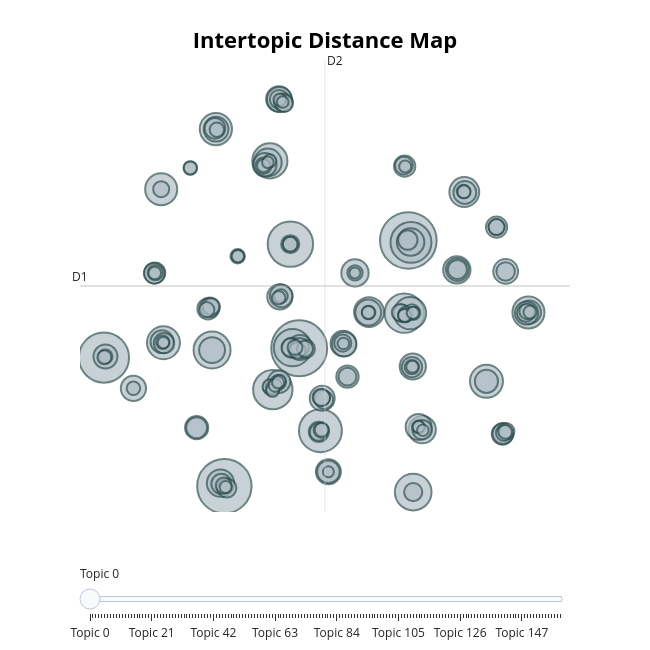

This figure's notebook cell:
### Code cell
bertopic_model.visualize_topics()

### Figure 1 — Plotly figure (JSON) as saved in the notebook; plotly's stock layout.template omitted (floating-point values rounded to 4 significant figures; data arrays with more than 128 entries replaced by an {"elided": "..."} marker saying what was removed)
{"data": [{"customdata": {"elided": "161x3 mixed values"}, "hovertemplate": "<b>Topic %{customdata[0]}</b><br>%{customdata[1]}<br>Size: %{customdata[2]}", "legendgroup": "", "marker": {"color": "#B0BEC5", "size": {"elided": "161 int values"}, "sizemode": "area", "sizeref": 0.1638, "symbol": "circle", "line": {"color": "DarkSlateGrey", "width": 2}}, "mode": "markers", "name": "", "orientation": "v", "showlegend": false, "x": {"elided": "161 float values"}, "xaxis": "x", "y": {"elided": "161 float values"}, "yaxis": "y", "type": "scatter"}], "layout": {"xaxis": {"anchor": "y", "domain": [0.0, 1.0], "title": {"text": ""}, "visible": false, "range": [-12.88, 21.46]}, "yaxis": {"anchor": "x", "domain": [0.0, 1.0], "title": {"text": ""}, "visible": false, "range": [-14.29, 27.98]}, "legend": {"tracegroupgap": 0, "itemsizing": "constant"}, "margin": {"t": 60}, "title": {"font": {"size": 22, "color": "Black"}, "text": "<b>Intertopic Distance Map</b>", "y": 0.95, "x": 0.5, "xanchor": "center", "yanchor": "top"}, "hoverlabel": {"font": {"size": 16, "family": "Rockwell"}, "bgcolor": "white"}, "width": 650, "height": 650, "sliders": [{"active": 0, "pad": {"t": 50}, "steps": [{"args": [{"marker.color": {"elided": "1x161 str values"}}], "label": "Topic 0", "method": "update"}, {"args": [{"marker.color": {"elided": "1x161 str values"}}], "label": "Topic 1", "method": "update"}, {"args": [{"marker.color": {"elided": "1x161 str values"}}], "label": "Topic 2", "method": "update"}, {"args": [{"marker.color": {"elided": "1x161 str values"}}], "label": "Topic 3", "method": "update"}, {"args": [{"marker.color": {"elided": "1x161 str values"}}], "label": "Topic 4", "method": "update"}, {"args": [{"marker.color": {"elided": "1x161 str values"}}], "label": "Topic 5", "method": "update"}, {"args": [{"marker.color": {"elided": "1x161 str values"}}], "label": "Topic 6", "method": "update"}, {"args": [{"marker.color": {"elided": "1x161 str values"}}], "label": "Topic 7", "method": "update"}, {"args": [{"marker.color": {"elided": "1x161 str values"}}], "label": "Topic 8", "method": "update"}, {"args": [{"marker.color": {"elided": "1x161 str values"}}], "label": "Topic 9", "method": "update"}, {"args": [{"marker.color": {"elided": "1x161 str values"}}], "label": "Topic 10", "method": "update"}, {"args": [{"marker.color": {"elided": "1x161 str values"}}], "label": "Topic 11", "method": "update"}, {"args": [{"marker.color": {"elided": "1x161 str values"}}], "label": "Topic 12", "method": "update"}, {"args": [{"marker.color": {"elided": "1x161 str values"}}], "label": "Topic 13", "method": "update"}, {"args": [{"marker.color": {"elided": "1x161 str values"}}], "label": "Topic 14", "method": "update"}, {"args": [{"marker.color": {"elided": "1x161 str values"}}], "label": "Topic 15", "method": "update"}, {"args": [{"marker.color": {"elided": "1x161 str values"}}], "label": "Topic 16", "method": "update"}, {"args": [{"marker.color": {"elided": "1x161 str values"}}], "label": "Topic 17", "method": "update"}, {"args": [{"marker.color": {"elided": "1x161 str values"}}], "label": "Topic 18", "method": "update"}, {"args": [{"marker.color": {"elided": "1x161 str values"}}], "label": "Topic 19", "method": "update"}, {"args": [{"marker.color": {"elided": "1x161 str values"}}], "label": "Topic 20", "method": "update"}, {"args": [{"marker.color": {"elided": "1x161 str values"}}], "label": "Topic 21", "method": "update"}, {"args": [{"marker.color": {"elided": "1x161 str values"}}], "label": "Topic 22", "method": "update"}, {"args": [{"marker.color": {"elided": "1x161 str values"}}], "label": "Topic 23", "method": "update"}, {"args": [{"marker.color": {"elided": "1x161 str values"}}], "label": "Topic 24", "method": "update"}, {"args": [{"marker.color": {"elided": "1x161 str values"}}], "label": "Topic 25", "method": "update"}, {"args": [{"marker.color": {"elided": "1x161 str values"}}], "label": "Topic 26", "method": "update"}, {"args": [{"marker.color": {"elided": "1x161 str values"}}], "label": "Topic 27", "method": "update"}, {"args": [{"marker.color": {"elided": "1x161 str values"}}], "label": "Topic 28", "method": "update"}, {"args": [{"marker.color": {"elided": "1x161 str values"}}], "label": "Topic 29", "method": "update"}, {"args": [{"marker.color": {"elided": "1x161 str values"}}], "label": "Topic 30", "method": "update"}, {"args": [{"marker.color": {"elided": "1x161 str values"}}], "label": "Topic 31", "method": "update"}, {"args": [{"marker.color": {"elided": "1x161 str values"}}], "label": "Topic 32", "method": "update"}, {"args": [{"marker.color": {"elided": "1x161 str values"}}], "label": "Topic 33", "method": "update"}, {"args": [{"marker.color": {"elided": "1x161 str values"}}], "label": "Topic 34", "method": "update"}, {"args": [{"marker.color": {"elided": "1x161 str values"}}], "label": "Topic 35", "method": "update"}, {"args": [{"marker.color": {"elided": "1x161 str values"}}], "label": "Topic 36", "method": "update"}, {"args": [{"marker.color": {"elided": "1x161 str values"}}], "label": "Topic 37", "method": "update"}, {"args": [{"marker.color": {"elided": "1x161 str values"}}], "label": "Topic 38", "method": "update"}, {"args": [{"marker.color": {"elided": "1x161 str values"}}], "label": "Topic 39", "method": "update"}, {"args": [{"marker.color": {"elided": "1x161 str values"}}], "label": "Topic 40", "method": "update"}, {"args": [{"marker.color": {"elided": "1x161 str values"}}], "label": "Topic 41", "method": "update"}, {"args": [{"marker.color": {"elided": "1x161 str values"}}], "label": "Topic 42", "method": "update"}, {"args": [{"marker.color": {"elided": "1x161 str values"}}], "label": "Topic 43", "method": "update"}, {"args": [{"marker.color": {"elided": "1x161 str values"}}], "label": "Topic 44", "method": "update"}, {"args": [{"marker.color": {"elided": "1x161 str values"}}], "label": "Topic 45", "method": "update"}, {"args": [{"marker.color": {"elided": "1x161 str values"}}], "label": "Topic 46", "method": "update"}, {"args": [{"marker.color": {"elided": "1x161 str values"}}], "label": "Topic 47", "method": "update"}, {"args": [{"marker.color": {"elided": "1x161 str values"}}], "label": "Topic 48", "method": "update"}, {"args": [{"marker.color": {"elided": "1x161 str values"}}], "label": "Topic 49", "method": "update"}, {"args": [{"marker.color": {"elided": "1x161 str values"}}], "label": "Topic 50", "method": "update"}, {"args": [{"marker.color": {"elided": "1x161 str values"}}], "label": "Topic 51", "method": "update"}, {"args": [{"marker.color": {"elided": "1x161 str values"}}], "label": "Topic 52", "method": "update"}, {"args": [{"marker.color": {"elided": "1x161 str values"}}], "label": "Topic 53", "method": "update"}, {"args": [{"marker.color": {"elided": "1x161 str values"}}], "label": "Topic 54", "method": "update"}, {"args": [{"marker.color": {"elided": "1x161 str values"}}], "label": "Topic 55", "method": "update"}, {"args": [{"marker.color": {"elided": "1x161 str values"}}], "label": "Topic 56", "method": "update"}, {"args": [{"marker.color": {"elided": "1x161 str values"}}], "label": "Topic 57", "method": "update"}, {"args": [{"marker.color": {"elided": "1x161 str values"}}], "label": "Topic 58", "method": "update"}, {"args": [{"marker.color": {"elided": "1x161 str values"}}], "label": "Topic 59", "method": "update"}, {"args": [{"marker.color": {"elided": "1x161 str values"}}], "label": "Topic 60", "method": "update"}, {"args": [{"marker.color": {"elided": "1x161 str values"}}], "label": "Topic 61", "method": "update"}, {"args": [{"marker.color": {"elided": "1x161 str values"}}], "label": "Topic 62", "method": "update"}, {"args": [{"marker.color": {"elided": "1x161 str values"}}], "label": "Topic 63", "method": "update"}, {"args": [{"marker.color": {"elided": "1x161 str values"}}], "label": "Topic 64", "method": "update"}, {"args": [{"marker.color": {"elided": "1x161 str values"}}], "label": "Topic 65", "method": "update"}, {"args": [{"marker.color": {"elided": "1x161 str values"}}], "label": "Topic 66", "method": "update"}, {"args": [{"marker.color": {"elided": "1x161 str values"}}], "label": "Topic 67", "method": "update"}, {"args": [{"marker.color": {"elided": "1x161 str values"}}], "label": "Topic 68", "method": "update"}, {"args": [{"marker.color": {"elided": "1x161 str values"}}], "label": "Topic 69", "method": "update"}, {"args": [{"marker.color": {"elided": "1x161 str values"}}], "label": "Topic 70", "method": "update"}, {"args": [{"marker.color": {"elided": "1x161 str values"}}], "label": "Topic 71", "method": "update"}, {"args": [{"marker.color": {"elided": "1x161 str values"}}], "label": "Topic 72", "method": "update"}, {"args": [{"marker.color": {"elided": "1x161 str values"}}], "label": "Topic 73", "method": "update"}, {"args": [{"marker.color": {"elided": "1x161 str values"}}], "label": "Topic 74", "method": "update"}, {"args": [{"marker.color": {"elided": "1x161 str values"}}], "label": "Topic 75", "method": "update"}, {"args": [{"marker.color": {"elided": "1x161 str values"}}], "label": "Topic 76", "method": "update"}, {"args": [{"marker.color": {"elided": "1x161 str values"}}], "label": "Topic 77", "method": "update"}, {"args": [{"marker.color": {"elided": "1x161 str values"}}], "label": "Topic 78", "method": "update"}, {"args": [{"marker.color": {"elided": "1x161 str values"}}], "label": "Topic 79", "method": "update"}, {"args": [{"marker.color": {"elided": "1x161 str values"}}], "label": "Topic 80", "method": "update"}, {"args": [{"marker.color": {"elided": "1x161 str values"}}], "label": "Topic 81", "method": "update"}, {"args": [{"marker.color": {"elided": "1x161 str values"}}], "label": "Topic 82", "method": "update"}, {"args": [{"marker.color": {"elided": "1x161 str values"}}], "label": "Topic 83", "method": "update"}, {"args": [{"marker.color": {"elided": "1x161 str values"}}], "label": "Topic 84", "method": "update"}, {"args": [{"marker.color": {"elided": "1x161 str values"}}], "label": "Topic 85", "method": "update"}, {"args": [{"marker.color": {"elided": "1x161 str values"}}], "label": "Topic 86", "method": "update"}, {"args": [{"marker.color": {"elided": "1x161 str values"}}], "label": "Topic 87", "method": "update"}, {"args": [{"marker.color": {"elided": "1x161 str values"}}], "label": "Topic 88", "method": "update"}, {"args": [{"marker.color": {"elided": "1x161 str values"}}], "label": "Topic 89", "method": "update"}, {"args": [{"marker.color": {"elided": "1x161 str values"}}], "label": "Topic 90", "method": "update"}, {"args": [{"marker.color": {"elided": "1x161 str values"}}], "label": "Topic 91", "method": "update"}, {"args": [{"marker.color": {"elided": "1x161 str values"}}], "label": "Topic 92", "method": "update"}, {"args": [{"marker.color": {"elided": "1x161 str values"}}], "label": "Topic 93", "method": "update"}, {"args": [{"marker.color": {"elided": "1x161 str values"}}], "label": "Topic 94", "method": "update"}, {"args": [{"marker.color": {"elided": "1x161 str values"}}], "label": "Topic 95", "method": "update"}, {"args": [{"marker.color": {"elided": "1x161 str values"}}], "label": "Topic 96", "method": "update"}, {"args": [{"marker.color": {"elided": "1x161 str values"}}], "label": "Topic 97", "method": "update"}, {"args": [{"marker.color": {"elided": "1x161 str values"}}], "label": "Topic 98", "method": "update"}, {"args": [{"marker.color": {"elided": "1x161 str values"}}], "label": "Topic 99", "method": "update"}, {"args": [{"marker.color": {"elided": "1x161 str values"}}], "label": "Topic 100", "method": "update"}, {"args": [{"marker.color": {"elided": "1x161 str values"}}], "label": "Topic 101", "method": "update"}, {"args": [{"marker.color": {"elided": "1x161 str values"}}], "label": "Topic 102", "method": "update"}, {"args": [{"marker.color": {"elided": "1x161 str values"}}], "label": "Topic 103", "method": "update"}, {"args": [{"marker.color": {"elided": "1x161 str values"}}], "label": "Topic 104", "method": "update"}, {"args": [{"marker.color": {"elided": "1x161 str values"}}], "label": "Topic 105", "method": "update"}, {"args": [{"marker.color": {"elided": "1x161 str values"}}], "label": "Topic 106", "method": "update"}, {"args": [{"marker.color": {"elided": "1x161 str values"}}], "label": "Topic 107", "method": "update"}, {"args": [{"marker.color": {"elided": "1x161 str values"}}], "label": "Topic 108", "method": "update"}, {"args": [{"marker.color": {"elided": "1x161 str values"}}], "label": "Topic 109", "method": "update"}, {"args": [{"marker.color": {"elided": "1x161 str values"}}], "label": "Topic 110", "method": "update"}, {"args": [{"marker.color": {"elided": "1x161 str values"}}], "label": "Topic 111", "method": "update"}, {"args": [{"marker.color": {"elided": "1x161 str values"}}], "label": "Topic 112", "method": "update"}, {"args": [{"marker.color": {"elided": "1x161 str values"}}], "label": "Topic 113", "method": "update"}, {"args": [{"marker.color": {"elided": "1x161 str values"}}], "label": "Topic 114", "method": "update"}, {"args": [{"marker.color": {"elided": "1x161 str values"}}], "label": "Topic 115", "method": "update"}, {"args": [{"marker.color": {"elided": "1x161 str values"}}], "label": "Topic 116", "method": "update"}, {"args": [{"marker.color": {"elided": "1x161 str values"}}], "label": "Topic 117", "method": "update"}, {"args": [{"marker.color": {"elided": "1x161 str values"}}], "label": "Topic 118", "method": "update"}, {"args": [{"marker.color": {"elided": "1x161 str values"}}], "label": "Topic 119", "method": "update"}, {"args": [{"marker.color": {"elided": "1x161 str values"}}], "label": "Topic 120", "method": "update"}, {"args": [{"marker.color": {"elided": "1x161 str values"}}], "label": "Topic 121", "method": "update"}, {"args": [{"marker.color": {"elided": "1x161 str values"}}], "label": "Topic 122", "method": "update"}, {"args": [{"marker.color": {"elided": "1x161 str values"}}], "label": "Topic 123", "method": "update"}, {"args": [{"marker.color": {"elided": "1x161 str values"}}], "label": "Topic 124", "method": "update"}, {"args": [{"marker.color": {"elided": "1x161 str values"}}], "label": "Topic 125", "method": "update"}, {"args": [{"marker.color": {"elided": "1x161 str values"}}], "label": "Topic 126", "method": "update"}, {"args": [{"marker.color": {"elided": "1x161 str values"}}], "label": "Topic 127", "method": "update"}, {"args": [{"marker.color": {"elided": "1x161 str values"}}], "label": "Topic 128", "method": "update"}, {"args": [{"marker.color": {"elided": "1x161 str values"}}], "label": "Topic 129", "method": "update"}, {"args": [{"marker.color": {"elided": "1x161 str values"}}], "label": "Topic 130", "method": "update"}, {"args": [{"marker.color": {"elided": "1x161 str values"}}], "label": "Topic 131", "method": "update"}, {"args": [{"marker.color": {"elided": "1x161 str values"}}], "label": "Topic 132", "method": "update"}, {"args": [{"marker.color": {"elided": "1x161 str values"}}], "label": "Topic 133", "method": "update"}, {"args": [{"marker.color": {"elided": "1x161 str values"}}], "label": "Topic 134", "method": "update"}, {"args": [{"marker.color": {"elided": "1x161 str values"}}], "label": "Topic 135", "method": "update"}, {"args": [{"marker.color": {"elided": "1x161 str values"}}], "label": "Topic 136", "method": "update"}, {"args": [{"marker.color": {"elided": "1x161 str values"}}], "label": "Topic 137", "method": "update"}, {"args": [{"marker.color": {"elided": "1x161 str values"}}], "label": "Topic 138", "method": "update"}, {"args": [{"marker.color": {"elided": "1x161 str values"}}], "label": "Topic 139", "method": "update"}, {"args": [{"marker.color": {"elided": "1x161 str values"}}], "label": "Topic 140", "method": "update"}, {"args": [{"marker.color": {"elided": "1x161 str values"}}], "label": "Topic 141", "method": "update"}, {"args": [{"marker.color": {"elided": "1x161 str values"}}], "label": "Topic 142", "method": "update"}, {"args": [{"marker.color": {"elided": "1x161 str values"}}], "label": "Topic 143", "method": "update"}, {"args": [{"marker.color": {"elided": "1x161 str values"}}], "label": "Topic 144", "method": "update"}, {"args": [{"marker.color": {"elided": "1x161 str values"}}], "label": "Topic 145", "method": "update"}, {"args": [{"marker.color": {"elided": "1x161 str values"}}], "label": "Topic 146", "method": "update"}, {"args": [{"marker.color": {"elided": "1x161 str values"}}], "label": "Topic 147", "method": "update"}, {"args": [{"marker.color": {"elided": "1x161 str values"}}], "label": "Topic 148", "method": "update"}, {"args": [{"marker.color": {"elided": "1x161 str values"}}], "label": "Topic 149", "method": "update"}, {"args": [{"marker.color": {"elided": "1x161 str values"}}], "label": "Topic 150", "method": "update"}, {"args": [{"marker.color": {"elided": "1x161 str values"}}], "label": "Topic 151", "method": "update"}, {"args": [{"marker.color": {"elided": "1x161 str values"}}], "label": "Topic 152", "method": "update"}, {"args": [{"marker.color": {"elided": "1x161 str values"}}], "label": "Topic 153", "method": "update"}, {"args": [{"marker.color": {"elided": "1x161 str values"}}], "label": "Topic 154", "method": "update"}, {"args": [{"marker.color": {"elided": "1x161 str values"}}], "label": "Topic 155", "method": "update"}, {"args": [{"marker.color": {"elided": "1x161 str values"}}], "label": "Topic 156", "method": "update"}, {"args": [{"marker.color": {"elided": "1x161 str values"}}], "label": "Topic 157", "method": "update"}, {"args": [{"marker.color": {"elided": "1x161 str values"}}], "label": "Topic 158", "method": "update"}, {"args": [{"marker.color": {"elided": "1x161 str values"}}], "label": "Topic 159", "method": "update"}, {"args": [{"marker.color": {"elided": "1x161 str values"}}], "label": "Topic 160", "method": "update"}]}], "shapes": [{"line": {"color": "#CFD8DC", "width": 2}, "type": "line", "x0": 4.292, "x1": 4.292, "y0": -14.29, "y1": 27.98}, {"line": {"color": "#9E9E9E", "width": 2}, "type": "line", "x0": -12.88, "x1": 21.46, "y0": 6.844, "y1": 6.844}], "annotations": [{"showarrow": false, "text": "D1", "x": -12.88, "y": 6.844, "yshift": 10}, {"showarrow": false, "text": "D2", "x": 4.292, "xshift": 10, "y": 27.98}]}}
